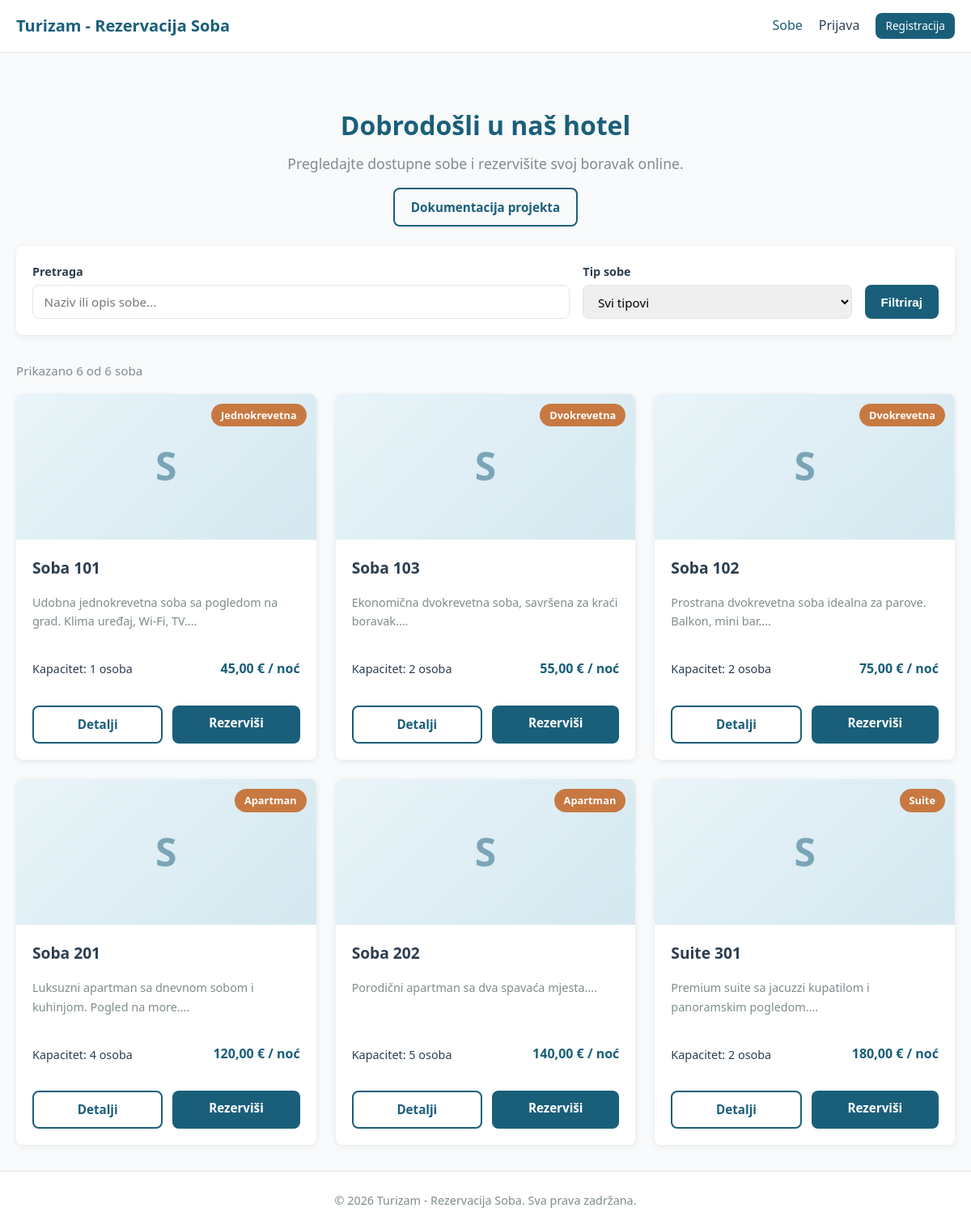
Before: / with the older database file.
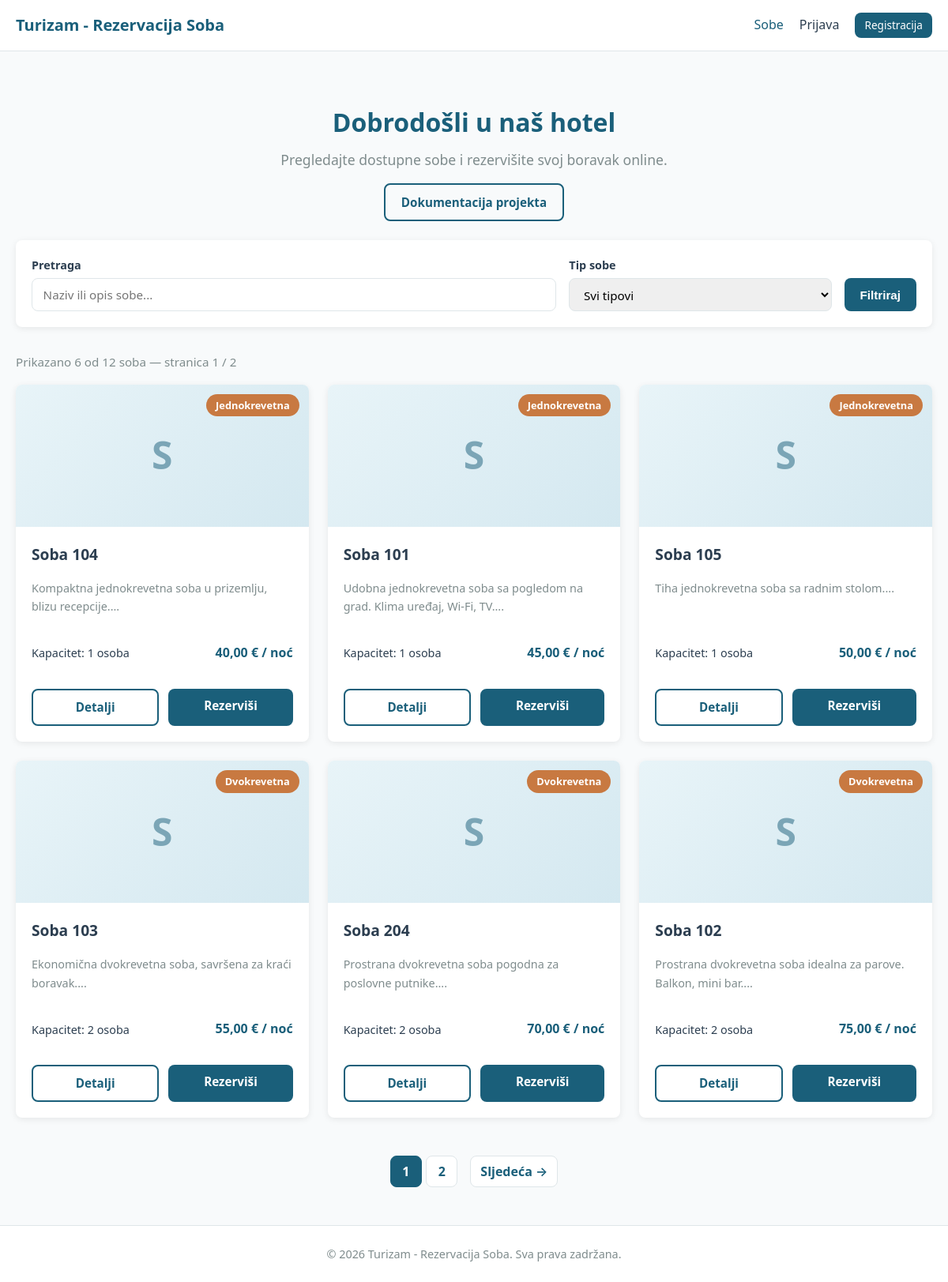
After: the same page with the newer database file.
### tables this page shows
CREATE TABLE sobe (
    id INT AUTO_INCREMENT PRIMARY KEY,
    naziv VARCHAR(100) NOT NULL,
    opis TEXT,
    tip ENUM('jednokrevetna', 'dvokrevetna', 'apartman', 'suite') NOT NULL,
    kapacitet INT NOT NULL DEFAULT 1,
    cijena_po_noci DECIMAL(10, 2) NOT NULL,
    slika VARCHAR(255) DEFAULT NULL,
    dostupna TINYINT(1) NOT NULL DEFAULT 1,
    kreiran_at TIMESTAMP DEFAULT CURRENT_TIMESTAMP
);

### config/database.php (called while the page is built, shortened)
<?php
function getDB(): PDO
{
    static $pdo = null;
    if ($pdo === null) {
        $dsn = 'mysql:host=' . DB_HOST . ';dbname=' . DB_NAME . ';charset=' . DB_CHARSET;
        $pdo = new PDO($dsn, DB_USER, DB_PASS, [
            PDO::ATTR_ERRMODE => PDO::ERRMODE_EXCEPTION,
            PDO::ATTR_DEFAULT_FETCH_MODE => PDO::FETCH_ASSOC,
        ]);
    }
    return $pdo;
}
function e(string $value): string
{
    return htmlspecialchars($value, ENT_QUOTES, 'UTF-8');
}
function formatPrice(float $price): string
{
    return number_format($price, 2, ',', '.') . ' €';
}
function tipSobeLabel(string $tip): string
{
    $labels = [
        'jednokrevetna' => 'Jednokrevetna',
        'dvokrevetna' => 'Dvokrevetna',
        'apartman' => 'Apartman',
        'suite' => 'Suite',
    ];
    return $labels[$tip] ?? $tip;
}

### includes/auth.php (called while the page is built, shortened)
<?php
require_once __DIR__ . '/../config/database.php';
function isLoggedIn(): bool
{
    return isset($_SESSION['korisnik_id']);
}
function currentUser(): ?array
{
    if (!isLoggedIn()) {
        return null;
    }
    $stmt = getDB()->prepare('SELECT id, ime, prezime, email, uloga FROM korisnici WHERE id = ? AND aktivan = 1');
    $stmt->execute([$_SESSION['korisnik_id']]);
    $user = $stmt->fetch();
    return $user;
}

### index.php (the view, shortened to what this page needs)
<?php
require_once __DIR__ . '/includes/auth.php';
$currentPage = 'sobe';
$tip = $_GET['tip'] ?? '';
$pretraga = trim($_GET['pretraga'] ?? '');
$perPage = 6;
$page = max(1, (int) ($_GET['page'] ?? 1));
$where = 'WHERE dostupna = 1';
$params = [];
$countStmt = getDB()->prepare("SELECT COUNT(*) FROM sobe $where");
$countStmt->execute($params);
$totalSoba = (int) $countStmt->fetchColumn();
$totalPages = max(1, (int) ceil($totalSoba / $perPage));
$page = min($page, $totalPages);
$offset = ($page - 1) * $perPage;
$sql = "SELECT * FROM sobe $where ORDER BY cijena_po_noci ASC LIMIT $perPage OFFSET $offset";
$stmt = getDB()->prepare($sql);
$stmt->execute($params);
$sobe = $stmt->fetchAll();
function paginationUrl(int $pageNum, string $tipFilter, string $pretragaFilter): string
{
    $query = ['page' => $pageNum];
    return 'index.php?' . http_build_query($query);
}
require_once __DIR__ . '/includes/header.php';
?>
<section class="hero">
    <h1>Dobrodošli u naš hotel</h1>
    <p>Pregledajte dostupne sobe i rezervišite svoj boravak online.</p>
    <a href="dokumentacija.html" class="btn btn-outline hero-docs-btn">Dokumentacija projekta</a>
</section>
<section class="filters">
    <form method="GET" class="filter-form">
        <div class="form-group">
            <label for="pretraga">Pretraga</label>
            <input type="text" id="pretraga" name="pretraga" value="<?= e($pretraga) ?>" placeholder="Naziv ili opis sobe...">
        </div>
        <div class="form-group">
            <label for="tip">Tip sobe</label>
            <select id="tip" name="tip">
                <option value="">Svi tipovi</option>
            </select>
        </div>
        <div class="filter-actions">
            <button type="submit" class="btn btn-primary">Filtriraj</button>
        </div>
    </form>
</section>
<?php if (empty($sobe)): ?>
    <div class="empty-state">
        <p>Nema soba koje odgovaraju vašim kriterijumima.</p>
    </div>
<?php else: ?>
    <p class="results-info">
        Prikazano <?= count($sobe) ?> od <?= $totalSoba ?> soba
        <?php if ($totalPages > 1): ?>
            — stranica <?= $page ?> / <?= $totalPages ?>
        <?php endif; ?>
    </p>
    <div class="room-grid">
        <?php foreach ($sobe as $soba): ?>
            <article class="room-card">
                <div class="room-image">
                    <div class="room-placeholder"><?= e(mb_substr($soba['naziv'], 0, 1)) ?></div>
                    <span class="room-badge"><?= e(tipSobeLabel($soba['tip'])) ?></span>
                </div>
                <div class="room-body">
                    <h2><?= e($soba['naziv']) ?></h2>
                    <p class="room-desc"><?= e(mb_substr($soba['opis'], 0, 120)) ?>...</p>
                    <div class="room-meta">
                        <span>Kapacitet: <?= (int) $soba['kapacitet'] ?> osoba</span>
                        <span class="room-price"><?= formatPrice((float) $soba['cijena_po_noci']) ?> / noć</span>
                    </div>
                    <div class="room-actions">
                        <a href="soba.php?id=<?= (int) $soba['id'] ?>" class="btn btn-outline">Detalji</a>
                        <a href="rezervacija.php?soba_id=<?= (int) $soba['id'] ?>" class="btn btn-primary">Rezerviši</a>
                    </div>
                </div>
            </article>
        <?php endforeach; ?>
    </div>
    <?php if ($totalPages > 1): ?>
        <nav class="pagination" aria-label="Stranice">
            <div class="pagination-pages">
                <?php for ($i = 1; $i <= $totalPages; $i++): ?>
                    <a href="<?= e(paginationUrl($i, $tip, $pretraga)) ?>"
                       class="pagination-page <?= $i === $page ? 'active' : '' ?>">
                        <?= $i ?>
                    </a>
                <?php endfor; ?>
            </div>
            <?php if ($page < $totalPages): ?>
                <a href="<?= e(paginationUrl($page + 1, $tip, $pretraga)) ?>" class="pagination-btn">Sljedeća &rarr;</a>
            <?php endif; ?>
        </nav>
    <?php endif; ?>
<?php endif; ?>
<?php require_once __DIR__ . '/includes/footer.php'; ?>

### includes/header.php (shortened to what this page needs)
<?php
require_once __DIR__ . '/auth.php';
$currentPage = $currentPage ?? '';
$user = currentUser();
?>
<!DOCTYPE html>
<html lang="sr">
<head>
    <link rel="stylesheet" href="<?= e(APP_URL) ?>assets/css/style.css">
</head>
<body>
    <header class="header">
        <div class="container header-inner">
            <a href="<?= e(APP_URL) ?>index.php" class="logo"><?= e(APP_NAME) ?></a>
            <nav class="nav">
                <a href="<?= e(APP_URL) ?>index.php" class="<?= $currentPage === 'sobe' ? 'active' : '' ?>">Sobe</a>
                <?php if ($user): ?>
                    <a href="<?= e(APP_URL) ?>moje-rezervacije.php" class="<?= $currentPage === 'rezervacije' ? 'active' : '' ?>">Moje rezervacije</a>
                    <?php if (isAdmin()): ?>
                        <a href="<?= e(APP_URL) ?>admin/index.php" class="<?= str_starts_with($currentPage, 'admin') ? 'active' : '' ?>">Administracija</a>
                    <?php endif; ?>
                    <span class="user-greeting">Zdravo, <?= e($user['ime']) ?></span>
                    <a href="<?= e(APP_URL) ?>logout.php" class="btn btn-outline btn-sm">Odjava</a>
                <?php else: ?>
                    <a href="<?= e(APP_URL) ?>login.php" class="<?= $currentPage === 'login' ? 'active' : '' ?>">Prijava</a>
                    <a href="<?= e(APP_URL) ?>register.php" class="btn btn-primary btn-sm">Registracija</a>
                <?php endif; ?>
            </nav>
        </div>
    </header>
    <main class="main">
        <div class="container">

### includes/footer.php (shortened to what this page needs)
        </div>
    </main>
    <footer class="footer">
        <div class="container">
            <p>&copy; <?= date('Y') ?> <?= e(APP_NAME) ?>. Sva prava zadržana.</p>
        </div>
    </footer>
</body>
</html>

Changed rows visible on the page:
no longer on this page (row unchanged): sobe: naziv "S", tip "Apartman", naziv "Soba 201", opis "Luksuzni apartman sa dnevnom sobom i kuhinjom. Pogled na more.", kapacitet "4", cijena_po_noci "120,00 €"
no longer on this page (row unchanged): sobe: naziv "S", tip "Apartman", naziv "Soba 202", opis "Porodični apartman sa dva spavaća mjesta.", kapacitet "5", cijena_po_noci "140,00 €"
no longer on this page (row unchanged): sobe: naziv "S", tip "Suite", naziv "Suite 301", opis "Premium suite sa jacuzzi kupatilom i panoramskim pogledom.", kapacitet "2", cijena_po_noci "180,00 €"
added sobe: naziv "S", tip "Jednokrevetna", naziv "Soba 104", opis "Kompaktna jednokrevetna soba u prizemlju, blizu recepcije.", kapacitet "1", cijena_po_noci "40,00 €"
added sobe: naziv "S", tip "Jednokrevetna", naziv "Soba 105", opis "Tiha jednokrevetna soba sa radnim stolom.", kapacitet "1", cijena_po_noci "50,00 €"
added sobe: naziv "S", tip "Dvokrevetna", naziv "Soba 204", opis "Prostrana dvokrevetna soba pogodna za poslovne putnike.", kapacitet "2", cijena_po_noci "70,00 €"
Other visible differences:
$totalSoba: "6" → "12"
$page: (not shown) → "1"
$totalPages: (not shown) → "2"
text now shown: "— stranica / Sljedeća →"
new list line: "1"
new list line: "2"
